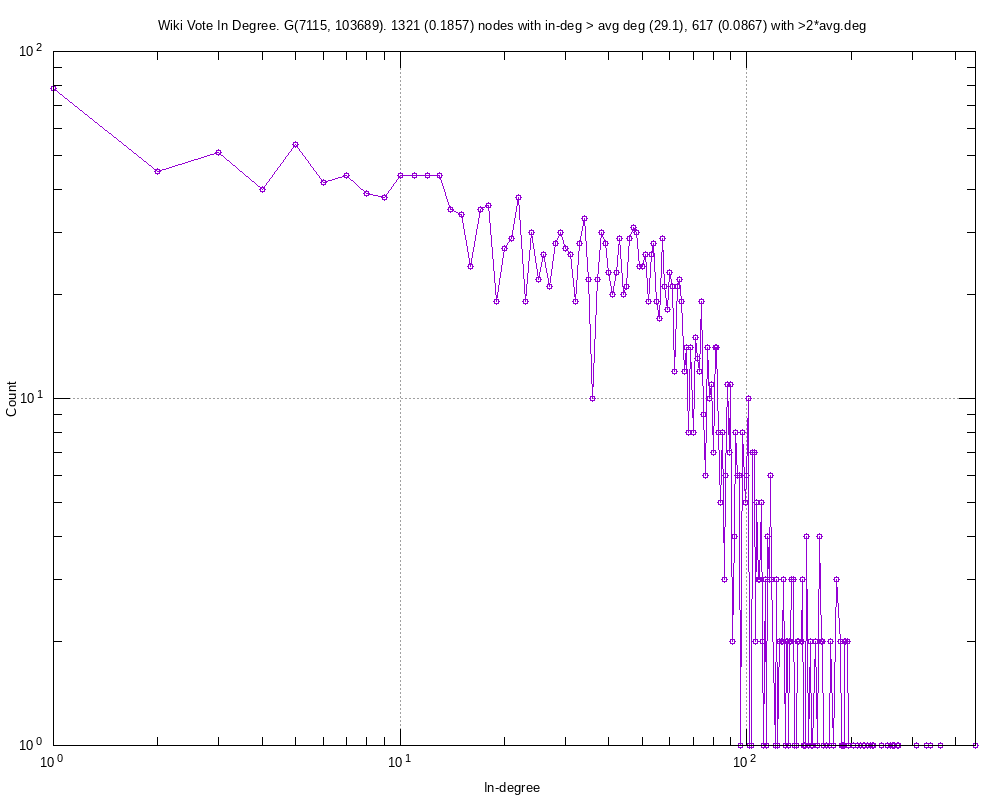

The gnuplot source for this figure:
#
# Wiki Vote In Degree. G(7115, 103689). 1321 (0.1857) nodes with in-deg > avg deg (29.1), 617 (0.0867) with >2*avg.deg (Tue Jan 21 18:29:38 2020)
#

set title "Wiki Vote In Degree. G(7115, 103689). 1321 (0.1857) nodes with in-deg > avg deg (29.1), 617 (0.0867) with >2*avg.deg"
set key bottom right
set logscale xy 10
set format x "10^{%L}"
set mxtics 10
set format y "10^{%L}"
set mytics 10
set grid
set xlabel "In-degree"
set ylabel "Count"
set tics scale 2
set terminal png font arial 10 size 1000,800
set output 'inDeg.wiki_vote.png'
plot 	"inDeg.wiki_vote.tab" using 1:2 title "" with linespoints pt 6
